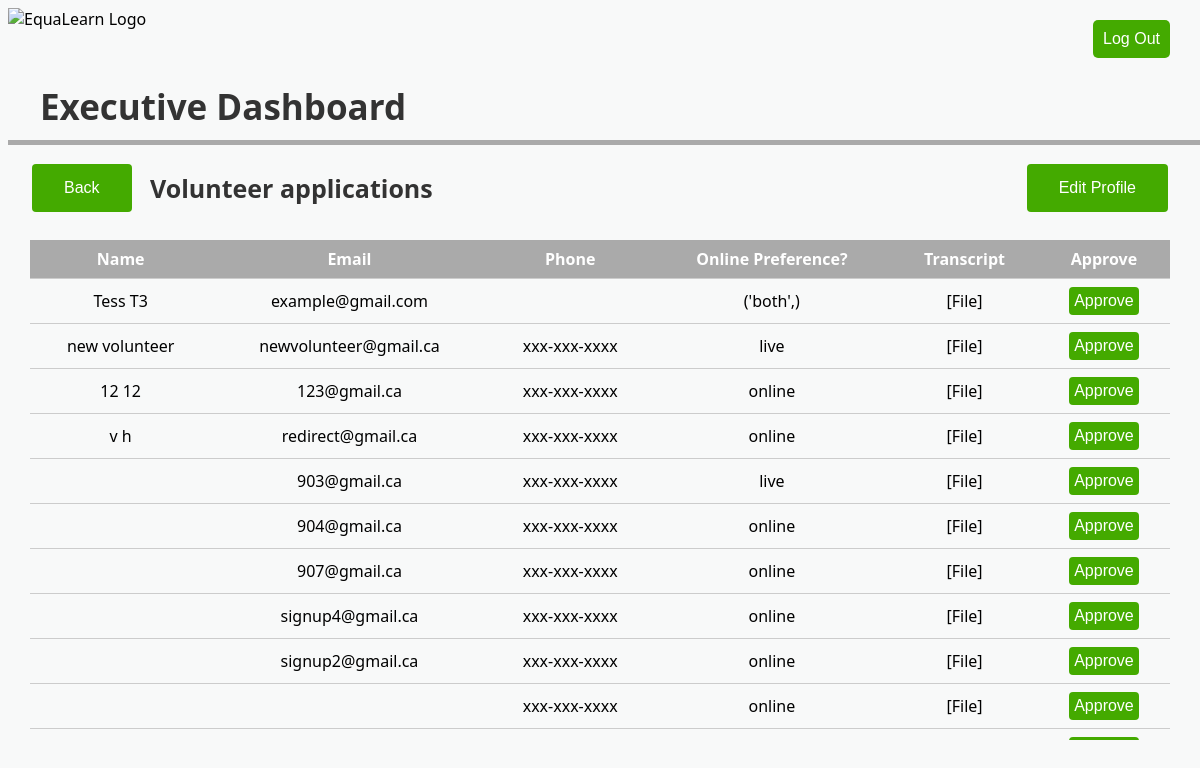
Screenshot of /approve_volunteers/11/ with the database file from the repository.
### equalearn/models.py (models this page shows)
class User(models.Model):
    User_ID = models.AutoField(primary_key = True)
    username = models.CharField(max_length = 100, unique = True)
    usertype = models.CharField(max_length = 10, blank = True, null = True)
    name = models.CharField(max_length=50)
    phone_number = models.CharField(max_length = 12)
    email = models.CharField(max_length = 60)

class Tutor(User):
    preference_online = models.CharField(max_length=50)
    date_started = models.DateField(auto_now_add = True)
    accepted = models.BooleanField(default = False)

class User(models.Model):
    User_ID = models.AutoField(primary_key = True)
    username = models.CharField(max_length = 100, unique = True)
    usertype = models.CharField(max_length = 10, blank = True, null = True)
    name = models.CharField(max_length=50)
    phone_number = models.CharField(max_length = 12)
    email = models.CharField(max_length = 60)

### equalearn/views.py (the view)
# urls.py: url(r'approve_volunteers/(?P<id>\d+)/$', views.approve_volunteers, name = "approve_volunteers"),
def approve_volunteers(request, id):
    exec = Executive.objects.get(User_ID = id)
    unapprovedtutors = Tutor.objects.filter(accepted = False)
    return render(request, 'approvevolunteers.html', {'executive': exec, 'tutors': unapprovedtutors})

### templates/approvevolunteers.html (shortened to what this page needs)
<!DOCTYPE html>
{% load static %}
<html>
<head>
  <link rel="stylesheet" href="{% static 'equalearndb/dashboardstyle.css' %}">
</head>
<a href = "{% url 'logout'%}"><button class = "logoutbutton">Log Out</button></a>
<img src = "https://i.imgur.com/Z9fdh0a.png" alt = "EquaLearn Logo" height = "50" style = "float:left">
<h1> Executive Dashboard</h1>
<div class="rectangle"></div>
<h2> Volunteer applications </h2>
<a href = "{% url 'executive_dashboard' id=executive.User_ID %}"><button class = "button1" style = "button;">Back</button></a>
<button class = "editprofilebutton" style = "button;">Edit Profile</button>
    <div class="tableFixHead">
      <table>
        <thead>
   <tr>
    <th>Name</th>
    <th>Email</th>
    <th>Phone</th>
    <th>Online Preference?</th>
    <th>Transcript</th>
    <th>Approve</th>
  </tr>
  {% for tutor in tutors %}
  <tr>
    <td><center>{{tutor.name}}</center></td>
    <td><center>{{tutor.email}}</center></td>
    <td><center>{{tutor.phone_number}}</center></td>
    <td><center>{{tutor.preference_online}}</center></td>
    <td><center>[File]</center></td>
    <td><center><a href = "{% url 'approve_tutor' eid=executive.User_ID tid=tutor.User_ID %}"><button class = "tablebutton">Approve</button></a></center></td>
  </tr>
  {% endfor %}
      </table>
    </div>
</body>
</html>

### static/equalearndb/dashboardstyle.css (style rules this page uses)
.logoutbutton { border: none; color: white; background-color:#44aa00; text-align: center; font-size: 16px; padding: 10px; border-radius: 5px; position: absolute; right: 30px; top: 20px; }
h1 { color: #333333; position: absolute; font-size: 35px; left: 40px; top: 60px; }
.rectangle { height: 5px; width: 100%; background-color: #AAA; position: absolute; top: 140px; }
.button1 { position: absolute; top: 160px; left: 30px; border: none; background-color:#44aa00; color: white; padding: 15px 32px; text-align: center; font-size: 16px; margin: 4px 2px; border-radius: 4px }
.editprofilebutton { position: absolute; top: 160px; right: 30px; border: none; background-color:#44aa00; color: white; padding: 15px 32px; text-align: center; font-size: 16px; margin: 4px 2px; border-radius: 4px }
.tablebutton { border: none; color: white; background-color:#44aa00; text-align: center; font-size: 16px; padding: 5px; border-radius: 4px; }
.tableFixHead { overflow-y: auto; height: 500px; position: absolute; top: 240px; right: 30px; left: 30px; }
.tableFixHead thead th { position: sticky; top: 0; }
table { border-collapse: collapse; width: 100%; }
th, td { padding: 8px 16px; border-bottom: 1px solid #ccc; }
th { color: #fff; background: #aaa; }

### templates/approvevolunteers.html (style rules this page uses)
h2 { color: #333333; position: absolute; font-size: 25px; top: 150px; left: 150px; }

### rows the page displays
Tutor: name "Tess T3", email "example@gmail.com", preference_online "('both',)"
Tutor: name "new volunteer", email "newvolunteer@gmail.ca", phone_number "xxx-xxx-xxxx", preference_online "live"
Tutor: name "12 12", email "123@gmail.ca", phone_number "xxx-xxx-xxxx", preference_online "online"
Tutor: name "v h", email "redirect@gmail.ca", phone_number "xxx-xxx-xxxx", preference_online "online"
Tutor: email "903@gmail.ca", phone_number "xxx-xxx-xxxx", preference_online "live"
Tutor: email "904@gmail.ca", phone_number "xxx-xxx-xxxx", preference_online "online"
Tutor: email "907@gmail.ca", phone_number "xxx-xxx-xxxx", preference_online "online"
Tutor: email "signup4@gmail.ca", phone_number "xxx-xxx-xxxx", preference_online "online"
Tutor: email "signup2@gmail.ca", phone_number "xxx-xxx-xxxx", preference_online "online"
Tutor: phone_number "xxx-xxx-xxxx", preference_online "online"
